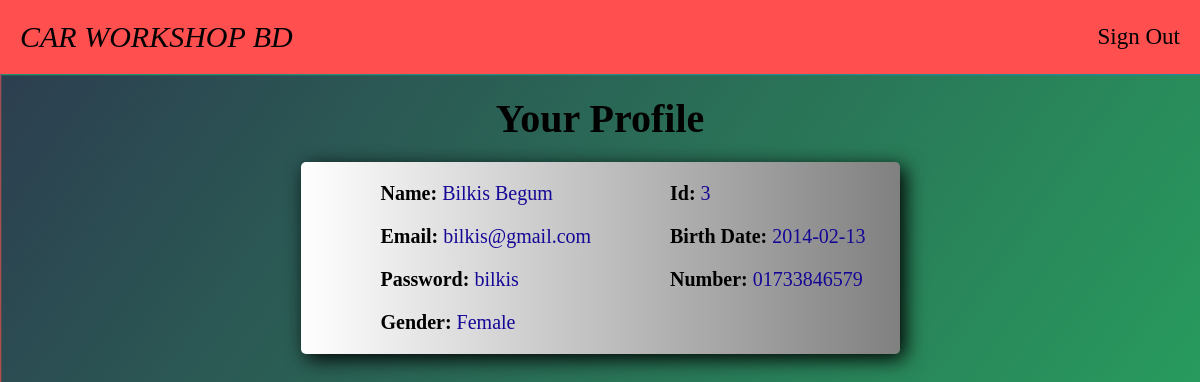
The page /profile.php (signed in) on the database its author committed.
### tables this page shows
CREATE TABLE `user` (
  `id` int(11) NOT NULL,
  `f_name` varchar(100) NOT NULL,
  `l_name` varchar(100) NOT NULL,
  `Email` varchar(100) NOT NULL,
  `b_date` date NOT NULL,
  `Password` varchar(20) NOT NULL,
  `p_number` int(11) NOT NULL,
  `Gender` varchar(6) NOT NULL
);

### profile.php (the view, shortened to what this page needs)
<?php
require_once('DBconnect.php');
$email = $_SESSION['email'];
?>
<!DOCTYPE html>
<html lang="en">
  <head>
    <link rel="stylesheet" href="css/style.css">
    <link rel="stylesheet" href="css/profileUser.css" />
  </head>
  <body>
  <header class="header">
    <nav>
      <div>
        <a class="nav-car-title" href="home.php">CAR WORKSHOP BD</a>
      </div>
      <div class="nav-left-box">
        <a class="nav-left" href="home.php">Sign Out</a>
      </div>
    </nav>
  </header>
    <section class="sec-1">
        <h1 style = "margin: .5em 0em;"><?php
        if ($email == "czaber47@gmail.com"){
          echo "Admin Profile";
        } else{
          echo "Your Profile";
        }
        ?></h1>
        <div class="box">
        <?php
            $sql_table = "SELECT f_name, l_name, email, password, gender, id, b_date, p_number from user where email = '$email'";
            $result_table = mysqli_query($conn, $sql_table);
            if(mysqli_num_rows($result_table) != 0){
            while($row = mysqli_fetch_assoc($result_table) ){
?>
            <div class= "box-left">
                <div><h5>Name: <span><?php echo $row['f_name'], " ",$row['l_name'];?></span></h5></div>
                <div><h5>Email: <span><?php echo $row['email'];?></span></h5></div>
                <div><h5>Password: <span><?php echo $row['password'];?></span></h5></div>
                <div><h5>Gender: <span><?php echo $row['gender'];?></span></h5></div>
            </div>
            <div class= "box-right">
                <div><h5>Id: <span><?php echo $row['id'];?></span></h5></div>
                <div><h5>Birth Date: <span><?php echo $row['b_date'];?></span></h5></div>
                <div><h5>Number: <span><?php echo '0', $row['p_number'];?></span></h5></div>
            </div>
<?php }}?>
        </div>
    </section>
</body>
</html>

### css/style.css (style rules this page uses)
* { padding: 0; margin: 0; box-sizing: 0; }
html { font-size: 62.5%; }

### css/profileUser.css (style rules this page uses)
nav { background-color: rgba(255, 40, 40, 0.815); padding: 2rem 2rem; display: flex; align-items: center; justify-content: space-between; }
.nav-car-title { text-decoration: none; font-size: 3rem; font-style: oblique; color: black; font: bold; }
.nav-left-box { display: flex; justify-content: space-between; align-items: center; gap: 5rem; font-size: 2.3rem; }
.nav-left:link, .nav-left:visited { color: black; text-decoration: none; transition: all 0.3s; }
.sec-1 { text-align: center; border: 1px solid rgba(135, 207, 235, 0); background-image: linear-gradient( 125deg, #2c3e50, #27ae60, #2980b9, #e74c3c, #8e44ad ); background-size: 400% 400%; animation: bganimation 15s infinite; min-height: calc(100vh - 75px); }
.sec-1 h1 { font-size: 4rem; }
.box { border-radius: 5px; box-shadow: 5px 5px 20px black; width: 50%; margin: auto; display: flex; background-image: linear-gradient(to left, gray, white); padding: 1em 0em; }
.box-left { width: 50%; text-align: left; padding-left: 4em; }
.box-right { width: 50%; text-align: left; padding-left: 2em; }
.box h5 { font-size: 2rem; width: 100%; padding-left: 2em; padding-top: 0.5em; padding-bottom: 0.5em; margin: 0; font-weight: bold; }
.box span { color: rgb(21, 7, 150); font-weight: normal; }

### rows shown on the page
user: f_name "Bilkis", l_name "Begum", Email "bilkis@gmail.com", Password "bilkis", Gender "Female", id "3", b_date "2014-02-13", p_number "1733846579"
